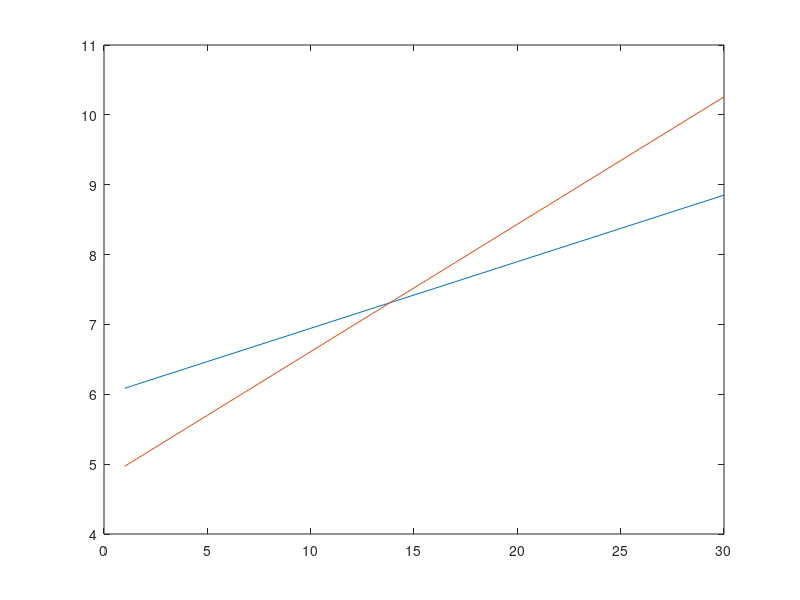

The MATLAB source for this figure:
%Chapter 6: Iterating

me=400;
assistant=120;
parasiteme=zeros(1,30);
parasiteassistant=zeros(1,30);
for n=1:30;
    parasiteme(n)=me*((1.1)^n);
    parasiteassistant(n)=assistant*((1.2)^n);
end

plot(1:30, log(parasiteme), 1:30, log(parasiteassistant))
    